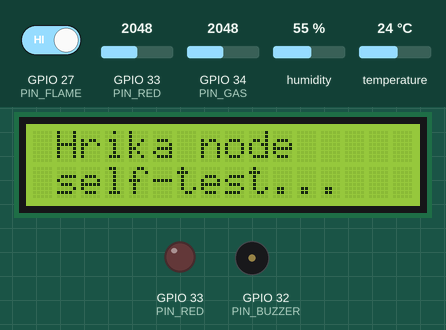
This sketch was run on a simulated ESP32. Shown: 16×2 character LCD, output pins drawn as LEDs (lit = HIGH), buzzer (waves = sounding). The inputs (shaded band) are chosen by the test bench; at power-on: GPIO 27 (PIN_FLAME) HIGH, GPIO 34 (PIN_GAS) = 2048, GPIO 33 (PIN_RED) = 2048, humidity 55 %, temperature 24 °C. What the sketch prints to the serial monitor is not drawn.

Above: at 10.4 s.
10.5 s: GPIO 27 (PIN_FLAME) driven LOW
16.8 s: GPIO 34 (PIN_GAS) set to 1308
19.5 s: GPIO 34 (PIN_GAS) set to 1182
29.3 s: GPIO 27 (PIN_FLAME) driven HIGH
At 39.1 s:
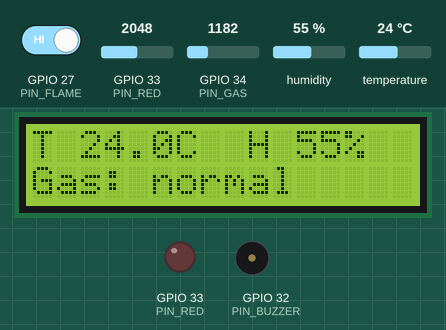
39.4 s: GPIO 34 (PIN_GAS) set to 1394
At 40.7 s:
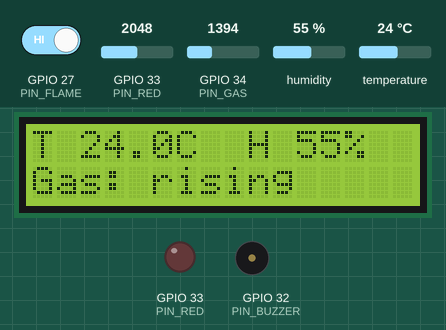
42.1 s: GPIO 34 (PIN_GAS) set to 1456
At 43.0 s:
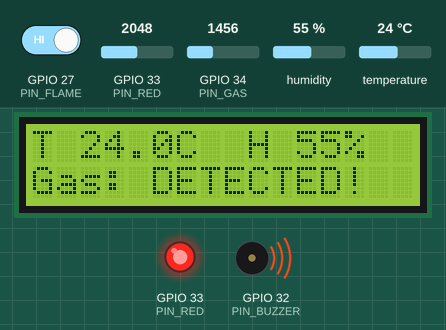
Timing chart, 0 to 45.1 s (numbered marks = the images above; inputs shaded):
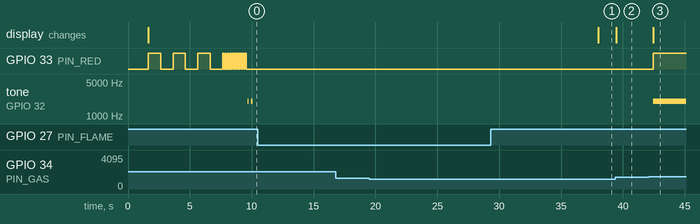

Measured:
- the behaviour switches between 1430 and 1431 on GPIO 34 (PIN_GAS) (found by bisection; images 2 and 3)
- after the input at 10.5 s, every drawn part: stays the same
- after the input at 16.8 s, every drawn part: stays the same
- after the input at 19.5 s, every drawn part: stays the same
- after the input at 29.3 s, GPIO 33 (PIN_RED): stays LOW (without the input it goes to HIGH after 8.6 s); tone on GPIO 32 (PIN_BUZZER): stays silent (without the input it goes to 2000 Hz after 8.6 s); the display: changes after 8.7 s (image 1)
- after the input at 39.4 s, the display: changes after 0.06 s (image 2)
- after the input at 42.1 s, GPIO 33 (PIN_RED): LOW → HIGH after 0.33 s; tone on GPIO 32 (PIN_BUZZER): silent → 2000 Hz after 0.33 s; the display: changes after 0.36 s (image 3)

The sketch:

hw_test.ino
```cpp
// Hrika sensor node: hardware self-test.
// Built on the combined bench sketch (alarm = flame or gas above baseline -> red LED + buzzer + LCD),
// with guided checks first. Separate from the real firmware (iot/hrika_node).
//
// Serial Monitor at 115200. On boot: every check once, a summary, then the alarm loop with live
// readings every 2 s. Type a letter + Enter:
//   a = run every check again     S = summary
//   s = I2C scan + LCD            l = red LED check     R = LED held on    O = LED off
//   b = two beeps                 B = two beeps every 2 s   x = stop beeping   P = switch active / passive
//   d = DHT                        f = flame, 10 s readout   F = reset the flame change counter
//   g = gas, 10 s (also resets the gas baseline)            m = mute / unmute the alarm buzzer

#include <Wire.h>
#include <LiquidCrystal_I2C.h>
#include <DHT.h>
#include "driver/rtc_io.h"

// --- pins (see HANDOVER-hardware.md) ---
const int PIN_RED    = 33;   // a13 -> 220R (e13-e16) -> LED d16 -> d17 = GND
const int PIN_BUZZER = 32;
const int PIN_FLAME  = 27;   // flame module DO
const int PIN_GAS    = 34;   // input-only, gas divider middle (2/3 of MQ-2 AO)
const int PIN_DHT    = 4;
const int PIN_SDA    = 21;
const int PIN_SCL    = 22;
// --- end of pins ---

const uint8_t LCD_ADDR      = 0x27;   // found by the scan on this board; the scan stays as a fallback
bool          activeBuzzer  = false;  // passive buzzer (confirmed: plain HIGH only rattles, 2 kHz tone is clean); P switches
const int     GAS_ALARM_DELTA = 300;  // mV of sensor output (AO) above the clean-air baseline = gas alarm
const uint8_t DHT_TYPE      = DHT11;  // the blue module answers as a DHT11 (the other type is tried if no answer)

DHT dht(PIN_DHT, DHT_TYPE);
LiquidCrystal_I2C *lcd = nullptr;
uint8_t lcdAddr = 0;

// results for the summary
bool okI2C = false, okDHT = false, okGas = false, ledPathOk = false;
bool flamePowered = false, flameChanged = false;
int  flameIdle = HIGH;          // level with no flame, learned at boot
int  gasBaseline = 0;           // AO mV in clean air

// background state
bool beepRepeat = false, muted = false, ledHeld = false;
unsigned long lastBeepCycle = 0, flameFlips = 0;
int  flameLast = -1;

void line() { Serial.println(F("------------------------------------------------")); }

void buzz(bool on) {
  if (activeBuzzer) digitalWrite(PIN_BUZZER, on);
  else if (on) tone(PIN_BUZZER, 2000); else noTone(PIN_BUZZER);
}
void beeps(int n) { for (int i = 0; i < n; i++) { buzz(true); delay(100); buzz(false); delay(200); } }

int gasPinMv()  { return analogReadMilliVolts(PIN_GAS); }
int gasAoMv()   { return gasPinMv() * 3 / 2; }          // divider undone: AO = pin x 1.5
bool flameNow() { return digitalRead(PIN_FLAME) != flameIdle; }

// ---------- 1-2. I2C + LCD ----------

void scanI2C() {
  line();
  Serial.println(F("[1] I2C scan on SDA 21 / SCL 22"));
  int found = 0;
  uint8_t first = 0;
  bool sawDefault = false;
  for (uint8_t a = 1; a < 127; a++) {
    Wire.beginTransmission(a);
    if (Wire.endTransmission() == 0) {
      Serial.printf("    device found at 0x%02X\n", a);
      if (!first) first = a;
      if (a == LCD_ADDR) sawDefault = true;
      found++;
    }
  }
  lcdAddr = sawDefault ? LCD_ADDR : (found ? first : 0);
  okI2C = lcdAddr != 0;
  if (!found) {
    Serial.println(F("    NOTHING found. Check: LCD VCC in row 3 (5 V), LCD GND in row 5,"));
    Serial.println(F("    SDA on GPIO 21 and SCL on GPIO 22 (not swapped), female ends seated."));
  } else {
    Serial.printf("    LCD address used: 0x%02X%s\n", lcdAddr, sawDefault ? "" : " (not the hard-coded one: update LCD_ADDR)");
  }
}

void showLcd() {
  line();
  Serial.println(F("[2] LCD"));
  if (!okI2C) { Serial.println(F("    skipped (no LCD on the I2C bus)")); return; }
  if (!lcd) { lcd = new LiquidCrystal_I2C(lcdAddr, 16, 2); lcd->init(); }
  lcd->backlight();
  lcd->clear();
  lcd->setCursor(1, 0);
  lcd->print("Hrika node");
  lcd->setCursor(1, 1);
  lcd->print("self-test...");
  Serial.println(F("    >>> The LCD shows 'Hrika node / self-test...' during the checks, then temperature,"));
  Serial.println(F("        humidity and gas status. Lit but empty: turn the blue screw on the back slowly."));
}

// ---------- 3. red LED ----------

// Electrical check without looking: with the internal pull-up on, the pin sits at the LED's
// forward voltage (~1.6-2.4 V) when the path to GND is complete, ~3.1 V when it is open.
void checkLedPath() {
  analogReadMilliVolts(PIN_RED);
  rtc_gpio_pullup_en((gpio_num_t)PIN_RED);
  rtc_gpio_pulldown_dis((gpio_num_t)PIN_RED);
  delay(20);
  int mv = analogReadMilliVolts(PIN_RED);
  rtc_gpio_pullup_dis((gpio_num_t)PIN_RED);
  pinMode(PIN_RED, OUTPUT);
  digitalWrite(PIN_RED, LOW);
  ledPathOk = mv >= 300 && mv < 2700;
  Serial.printf("    electrical check (GPIO 33 -> 220R -> LED -> row 17): %d mV -> %s\n", mv,
                mv < 300 ? "inconclusive" : mv < 2700 ? "path to GND OK" : "OPEN, no path to GND");
  if (mv >= 2700) {
    Serial.println(F("    Check: long leg in d16, short leg in d17, resistor e13 -> e16, GPIO 33 wire in a13."));
    Serial.println(F("    Test without code: a wire from ESP 3V3 into a13 (in place of the GPIO 33 wire) must light it."));
  }
}

void testLed() {
  line();
  Serial.println(F("[3] Red LED (GPIO 33): on 1 s / off 1 s, three times, then fast blinking for 2 s"));
  for (int i = 0; i < 3; i++) {
    Serial.printf("    ON  (%d/3)\n", i + 1);  digitalWrite(PIN_RED, HIGH); delay(1000);
    Serial.println(F("    off"));             digitalWrite(PIN_RED, LOW);  delay(1000);
  }
  Serial.println(F("    fast blinking"));
  for (int i = 0; i < 10; i++) { digitalWrite(PIN_RED, i % 2 == 0); delay(100); }
  for (int i = 0; i < 10; i++) { digitalWrite(PIN_RED, i % 2 == 0); delay(100); }
  digitalWrite(PIN_RED, LOW);
  checkLedPath();
}

// ---------- 4. buzzer ----------

void testBuzzer() {
  line();
  Serial.printf("[4] Buzzer (GPIO 32, %s): you should hear two beeps\n", activeBuzzer ? "active" : "passive");
  beeps(2);
}

// ---------- 5. DHT22 ----------

void testDht() {
  line();
  Serial.println(F("[5] DHT on GPIO 4, 3 readings 2.5 s apart"));
  int good = 0;
  for (int i = 0; i < 3; i++) {
    delay(2500);
    float t = dht.readTemperature(), h = dht.readHumidity();
    if (isnan(t) || isnan(h)) Serial.println(F("    NaN (no answer)"));
    else { Serial.printf("    %.1f C   %.1f %% humidity\n", t, h); good++; }
  }
  okDHT = good > 0;
  if (okDHT) return;
  uint8_t other = DHT_TYPE == DHT22 ? DHT11 : DHT22;
  DHT alt(PIN_DHT, other);
  alt.begin();
  delay(2500);
  float ta = alt.readTemperature();
  if (!isnan(ta)) Serial.printf("    answers as a %s (%.1f C): change DHT_TYPE\n", other == DHT11 ? "DHT11" : "DHT22", ta);
  dht.begin();
  Serial.println(F("    Check: out wire on GPIO 4, + in row 1, - in row 5, wait 2 s after power-up."));
}

// ---------- 6. flame ----------

void checkFlamePower() {
  pinMode(PIN_FLAME, INPUT_PULLDOWN);
  delay(5);
  flamePowered = digitalRead(PIN_FLAME) == HIGH || flameIdle == LOW;
  pinMode(PIN_FLAME, INPUT);
}

void testFlame() {
  line();
  Serial.println(F("[6] Flame sensor (DO on GPIO 27), 10 s"));
  Serial.printf("    no-flame level learned at boot: %s, so flame = %s\n",
                flameIdle == HIGH ? "HIGH" : "LOW", flameIdle == HIGH ? "LOW" : "HIGH");
  Serial.println(F("    >>> Hold a lighter flame near the sensor now: the value should flip."));
  int prev = digitalRead(PIN_FLAME), flips = 0;
  for (int i = 0; i < 20; i++) {
    int v = digitalRead(PIN_FLAME);
    if (v != prev) flips++;
    prev = v;
    Serial.printf("    DO = %d %s\n", v, v != flameIdle ? "<- FLAME" : "");
    delay(500);
  }
  if (flips) flameChanged = true;
  Serial.printf("    level changed %d time(s)\n", flips);
  if (!flips) Serial.println(F("    Never changed: DO on GPIO 27? Then turn the module's sensitivity screw."));
}

// ---------- 7. gas ----------

void testGas() {
  line();
  Serial.println(F("[7] Gas MQ-2 (GPIO 34 through the divider), 10 s, also sets the clean-air baseline"));
  Serial.println(F("    Needs ~20 min of warm-up to settle; a number that moves is already a good sign."));
  long sum = 0;
  int lo = 99999, hi = 0;
  for (int i = 0; i < 10; i++) {
    int pin = gasPinMv(), ao = pin * 3 / 2;
    sum += ao; lo = min(lo, pin); hi = max(hi, pin);
    Serial.printf("    pin %4d mV  ->  sensor AO %4d mV\n", pin, ao);
    delay(1000);
  }
  gasBaseline = sum / 10;
  // the ESP32 ADC cannot read below ~140 mV: a pin at 0 V reports ~142 mV, flat
  int avgPin = gasBaseline * 2 / 3;
  okGas = avgPin >= 170 && hi < 3100;
  Serial.printf("    baseline %d mV (AO); gas alarm above %d mV\n", gasBaseline, gasBaseline + GAS_ALARM_DELTA);
  if (avgPin < 170) {
    Serial.println(F("    Stuck at the ADC floor (~142 mV = the pin sees 0 V): no signal from the MQ-2."));
    Serial.println(F("    Check: MQ-2 power LED lit and the sensor warm (VCC b3, GND d5), AO in a8,"));
    Serial.println(F("    10k e8 -> e12, GPIO 34 wire in a12, 20k c12 -> c17."));
  }
  if (hi >= 3100) Serial.println(F("    Near the top: is the 20k in place (c12 -> c17)? Unplug and check (risk for the pin)."));
}

// ---------- summary ----------

void summary() {
  line();
  Serial.println(F("SUMMARY"));
  Serial.printf("  I2C / LCD : %s (address 0x%02X)\n", okI2C ? "OK" : "CHECK", lcdAddr);
  Serial.printf("  Red LED   : %s\n", ledPathOk ? "OK (electrical path)" : "CHECK (no path to GND)");
  Serial.printf("  Buzzer    : confirm by ear (%s)\n", activeBuzzer ? "active, plain HIGH" : "passive, 2 kHz tone");
  Serial.printf("  DHT11     : %s\n", okDHT ? "OK" : "CHECK");
  Serial.printf("  Flame     : %s, flame = %s, %s\n", flamePowered ? "powered" : "NOT powered",
                flameIdle == HIGH ? "LOW" : "HIGH", flameChanged || flameFlips ? "change seen (OK)" : "no change seen yet");
  Serial.printf("  Gas MQ-2  : %s (baseline %d mV AO)\n", okGas ? "OK" : "CHECK", gasBaseline);
  line();
  Serial.println(F("Alarm loop running: flame or gas -> red LED + buzzer + LCD. Commands at the top of the file."));
}

void runAll() {
  scanI2C();
  showLcd();
  testLed();
  testBuzzer();
  testDht();
  testFlame();
  testGas();
  summary();
}

void setup() {
  Serial.begin(115200);
  delay(1500);
  pinMode(PIN_RED, OUTPUT);
  digitalWrite(PIN_RED, LOW);
  pinMode(PIN_BUZZER, OUTPUT);
  buzz(false);
  pinMode(PIN_FLAME, INPUT);
  analogSetPinAttenuation(PIN_GAS, ADC_11db);
  Wire.begin(PIN_SDA, PIN_SCL);
  Wire.setClock(100000);
  dht.begin();

  // no flame at power-up: whatever DO reads now means "no flame"
  flameIdle = digitalRead(PIN_FLAME);
  checkFlamePower();

  Serial.println();
  line();
  Serial.println(F("HRIKA HARDWARE SELF-TEST"));
  Serial.println(F("Checks: I2C scan, LCD, red LED, buzzer, DHT11, flame, gas MQ-2"));
  runAll();
  flameLast = digitalRead(PIN_FLAME);
}

void loop() {
  if (Serial.available()) {
    switch (Serial.read()) {
      case 'a': runAll(); break;
      case 'S': summary(); break;
      case 's': scanI2C(); showLcd(); break;
      case 'l': testLed(); break;
      case 'R': ledHeld = true;  digitalWrite(PIN_RED, HIGH); Serial.println(F("LED: held ON")); break;
      case 'O': ledHeld = false; digitalWrite(PIN_RED, LOW);  Serial.println(F("LED: off")); break;
      case 'b': testBuzzer(); break;
      case 'P': buzz(false); activeBuzzer = !activeBuzzer; noTone(PIN_BUZZER); digitalWrite(PIN_BUZZER, LOW);
                Serial.printf("Buzzer mode: %s\n", activeBuzzer ? "ACTIVE (plain HIGH)" : "PASSIVE (2 kHz tone)"); break;
      case 'B': beepRepeat = true;  Serial.println(F("Buzzer: two beeps every 2 s (x to stop)")); break;
      case 'x': beepRepeat = false; buzz(false); Serial.println(F("Buzzer: stopped")); break;
      case 'd': testDht(); break;
      case 'f': testFlame(); break;
      case 'F': flameFlips = 0; Serial.println(F("Flame: change counter reset")); break;
      case 'g': testGas(); break;
      case 'm': muted = !muted; buzz(false); Serial.printf("Alarm buzzer %s\n", muted ? "MUTED" : "on"); break;
    }
  }

  // flame changes are counted all the time, so a flame shown at any moment is caught
  int fl = digitalRead(PIN_FLAME);
  if (flameLast >= 0 && fl != flameLast) { flameFlips++; flameChanged = true; }
  flameLast = fl;

  if (beepRepeat && millis() - lastBeepCycle >= 2000) { lastBeepCycle = millis(); beeps(2); }

  // the combined bench sketch: alarm = flame or gas above baseline
  static unsigned long lastAlarm = 0, lastLive = 0;
  if (millis() - lastAlarm >= 500) {
    lastAlarm = millis();
    int gas = gasAoMv();
    bool flame = flameNow();
    bool gasAlarm = gasBaseline > 0 && gas > gasBaseline + GAS_ALARM_DELTA;
    bool alarm = flame || gasAlarm;
    if (!ledHeld) digitalWrite(PIN_RED, alarm);
    if (!beepRepeat) buzz(alarm && !muted);
    static float t = NAN, h = NAN;
    if (millis() - lastLive >= 2000) {
      lastLive = millis();
      t = dht.readTemperature();
      h = dht.readHumidity();
      Serial.printf("live  T %s C  H %s %%  gas %4d mV AO (base %d)  flame %s (DO %d, changes %lu)  %s\n",
                    isnan(t) ? "NaN" : String(t, 1).c_str(), isnan(h) ? "NaN" : String(h, 0).c_str(),
                    gas, gasBaseline, flame ? "YES" : "no", fl, flameFlips,
                    alarm ? (flame ? "ALARM: FLAME" : "ALARM: GAS") : "normal");
    }
    if (lcd) {
      // line 1: temperature + humidity; line 2: gas status (no voltage), flame takes priority
      char l1[17], l2[17];
      if (isnan(t)) snprintf(l1, sizeof l1, "T --.-C  H --%%  ");
      else          snprintf(l1, sizeof l1, "T %4.1fC  H %2.0f%%  ", t, isnan(h) ? 0.0 : h);
      bool rising = gasBaseline > 0 && gas > gasBaseline + GAS_ALARM_DELTA / 2;
      if (flame)         snprintf(l2, sizeof l2, "FLAME DETECTED! ");
      else if (gasAlarm) snprintf(l2, sizeof l2, "Gas: DETECTED!  ");
      else if (rising)   snprintf(l2, sizeof l2, "Gas: rising     ");
      else               snprintf(l2, sizeof l2, "Gas: normal     ");
      lcd->setCursor(0, 0); lcd->print(l1);
      lcd->setCursor(0, 1); lcd->print(l2);
    }
  }
}
```
